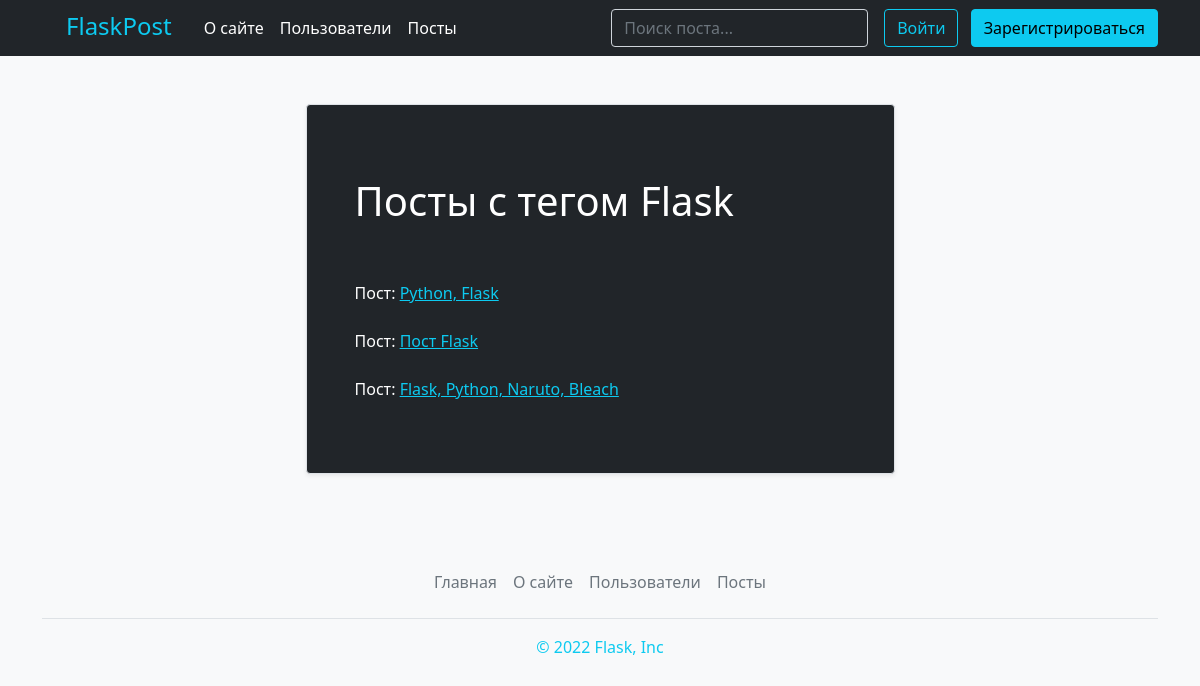
Page /tags/Flask/ on the committed database.
### models.py (models this page shows, shortened)
class Tag(db.Model):
    id = db.Column(db.Integer, primary_key=True)
    name = db.Column(db.String(100))
    link = db.Column(db.String(100))

class Post(db.Model):
    id = db.Column(db.Integer(), primary_key=True) #id поста
    title = db.Column(db.String(140), nullable=False) #название поста
    body = db.Column(db.Text(), nullable=False) #описание поста
    time_created = db.Column(db.DateTime(), default=datetime.now()) #время когда создался пост
    user_id = db.Column(db.Integer(), db.ForeignKey('user.id')) #
    user_username = db.Column(db.String(), db.ForeignKey('user.username'))
    link = db.Column(db.Text()) #ссылка для постов
    tags = db.relationship('Tag', secondary=post_tags, backref=db.backref('posts', lazy='dynamic'))

### routes.py (the view)
@app.route('/tags/<link>/')
def tag_current(link):
    tag = Tag.query.filter_by(link=link).first()
    posts = tag.posts.all()
    return render_template('tag_detail.html', tag = tag, posts = posts)

### templates/tag_detail.html (shortened to what this page needs)
{% extends 'base.html' %}
{% block body %}
<div class="container px-4 px-lg-5">
    <div class="row gx-4 gx-lg-5 justify-content-center">
        <div class="col-md-10 col-lg-8 col-xl-7">
            <div class="p-md-5 mb-4 row g-0 border rounded overflow-hidden flex-md-row mb-4 shadow-sm h-md-250 position-relative bg-dark">
            <div class="post-preview"><br>
                    <h1 class="text-white">Посты с тегом {{ tag.name }}</h1><br><br>
                    {% for post in posts %}
                    <div class="text-white pr-10">Пост: <a href="{{ url_for('post_detail', link=post.link) }}" class="text-info">{{ post.title }}</a></div><br>
                    {% endfor %}
                </div>
            </div>
        </div>
        </div>
    </div>
{% endblock %}

### rows in the picture
Tag: name "Flask"
Post: title "Python, Flask"
Post: title "Пост Flask"
Post: title "Flask, Python, Naruto, Bleach"
